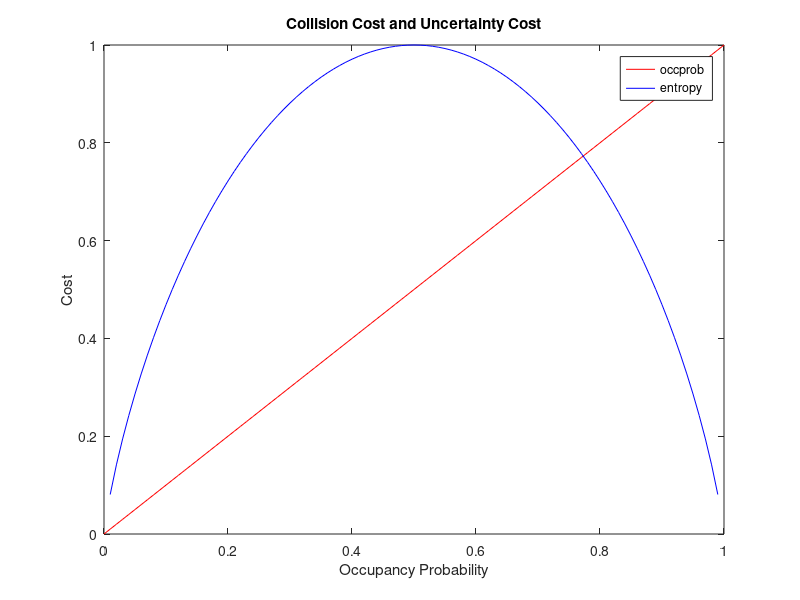

Here is the MATLAB script that generated this plot: (Note: this script raises an error after producing the figure.)
close all; clc; clear all;

%% Figure 1 Plot Occupancy probability depending on the cost
figure(1);
occprob = 0:0.01:1.0;

entropy_cost = zeros(size(occprob, 2), 1);
collision_cost = zeros(size(occprob, 2), 1);

for i = 1:size(occprob, 2)
    entropy_cost(i) = (-occprob(i))*log2(occprob(i)) - (1-occprob(i))*log2(1-occprob(i));

    collision_cost(i) = occprob(i);

end

plot(occprob, collision_cost, 'r');
hold on;
plot(occprob, entropy_cost, 'b');
hold on;

legend('occprob', 'entropy', '0.1*entropy +occprob', '0.3*entropy + occprob', 'entropy+ occprob');
title('Collision Cost and Uncertainty Cost');
xlabel('Occupancy Probability');
ylabel('Cost');

%% Figure 2 With True depth model
figure(2);
s = -10:0.1:10;
occprob = zeros(1, size(s, 2));

entropy_cost = zeros(size(occprob, 2), 1);
collision_cost = zeros(size(occprob, 2), 1);

for i = 1:size(occprob, 2)
    occprob(i) = qcdf(s(i)) - 0.5*qcdf(s(i)-3);

    entropy_cost(i) = (-occprob(i))*log2(occprob(i)) - (1-occprob(i))*log2(1-occprob(i));

    collision_cost(i) = occprob(i);

end
plot(s, collision_cost, 'r');
hold on;
plot(s, entropy_cost, 'b');
hold on;
plot(s, 0.1*entropy_cost+0.9*collision_cost, 'k-.');
hold on;
plot(s, 0.3*entropy_cost+collision_cost, 'k.');
hold on;
plot(s, 0.6*entropy_cost+collision_cost, 'k-');
hold on;
legend('occprob', 'entropy', '0.1*entropy +occprob', '0.3*entropy + occprob', 'entropy+ occprob');
title('Collision Cost and Uncertainty Cost');
xlabel('Occupancy Probability');
ylabel('Cost');

%% Figure 3 
figure(3);
plot(s, collision_cost, 'k--', 'LineWidth', 1.5); hold on; %% Occupancy Probability
occupancy = (-10:0.1:10 > 1);
plot(s, occupancy, 'b'); hold on; %% Occupancy Probability
plot(s, 0.3*entropy_cost+collision_cost, 'k-', 'LineWidth', 1.5); hold on;
title('Occupancy Probability');
ylim([0, 1.2]);
xlabel('Position [m]', 'FontWeight','bold');
ylabel('Occupancy Probability', 'FontWeight','bold');
legend('Occupancy Probability', 'Occupancy Ground Truth', 'Collision + Entropy');
grid on;

function occprob = qcdf(s)
    if s <  -3
        occprob = 0.0;
    elseif s <= -1
        occprob = (1/48) * (3 + s)^3;
    elseif s < 1 
        occprob = 0.5 + (1/24) * s * (3 + s) * (3 - s);
    elseif s <= 3
        occprob = 1 - (1/48) * (3 -s)^3;
    else
        occprob = 1;
    end
end


